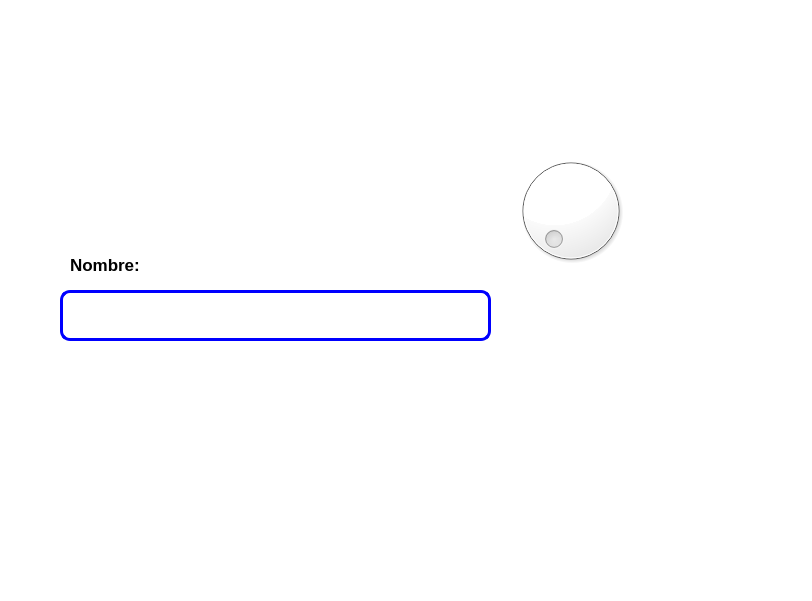
<?xml version="1.0" encoding="UTF-8"?>
<ui version="4.0">
 <class>MainWindow</class>
 <widget class="QMainWindow" name="MainWindow">
  <property name="geometry">
   <rect>
    <x>0</x>
    <y>0</y>
    <width>812</width>
    <height>601</height>
   </rect>
  </property>
  <property name="windowTitle">
   <string>MainWindow</string>
  </property>
  <property name="styleSheet">
   <string notr="true">background-color: rgb(255, 255, 255);</string>
  </property>
  <widget class="QWidget" name="centralwidget">
   <widget class="QLabel" name="label">
    <property name="geometry">
     <rect>
      <x>70</x>
      <y>250</y>
      <width>101</width>
      <height>31</height>
     </rect>
    </property>
    <property name="font">
     <font>
      <pointsize>13</pointsize>
     </font>
    </property>
    <property name="text">
     <string>&lt;html&gt;&lt;head/&gt;&lt;body&gt;&lt;p&gt;&lt;span style=&quot; font-weight:600;&quot;&gt;Nombre:&lt;/span&gt;&lt;/p&gt;&lt;/body&gt;&lt;/html&gt;</string>
    </property>
   </widget>
   <widget class="QLineEdit" name="txt_nombre_imagen">
    <property name="geometry">
     <rect>
      <x>60</x>
      <y>290</y>
      <width>431</width>
      <height>51</height>
     </rect>
    </property>
    <property name="font">
     <font>
      <pointsize>11</pointsize>
     </font>
    </property>
    <property name="styleSheet">
     <string notr="true">border: 3px solid blue;
border-radius:10px</string>
    </property>
    <property name="text">
     <string/>
    </property>
   </widget>
   <widget class="QDial" name="selectorImagen">
    <property name="geometry">
     <rect>
      <x>500</x>
      <y>150</y>
      <width>141</width>
      <height>121</height>
     </rect>
    </property>
   </widget>
   <widget class="QLabel" name="imagen_nombre">
    <property name="geometry">
     <rect>
      <x>80</x>
      <y>110</y>
      <width>371</width>
      <height>131</height>
     </rect>
    </property>
    <property name="styleSheet">
     <string notr="true">border-image: url(:/Logos/Castor.jpg);</string>
    </property>
    <property name="midLineWidth">
     <number>0</number>
    </property>
    <property name="text">
     <string/>
    </property>
    <property name="pixmap">
     <pixmap>:/Logos/UAT.png</pixmap>
    </property>
    <property name="scaledContents">
     <bool>true</bool>
    </property>
   </widget>
   <widget class="QLabel" name="label_11">
    <property name="geometry">
     <rect>
      <x>10</x>
      <y>10</y>
      <width>141</width>
      <height>61</height>
     </rect>
    </property>
    <property name="text">
     <string/>
    </property>
    <property name="pixmap">
     <pixmap>:/Logos/UAT.jpg</pixmap>
    </property>
    <property name="scaledContents">
     <bool>true</bool>
    </property>
   </widget>
   <widget class="QLabel" name="label_10">
    <property name="geometry">
     <rect>
      <x>550</x>
      <y>290</y>
      <width>121</width>
      <height>71</height>
     </rect>
    </property>
    <property name="text">
     <string/>
    </property>
    <property name="pixmap">
     <pixmap>:/Logos/Castor Ingeniero.jpg</pixmap>
    </property>
    <property name="scaledContents">
     <bool>true</bool>
    </property>
   </widget>
   <widget class="QLabel" name="label_9">
    <property name="geometry">
     <rect>
      <x>510</x>
      <y>20</y>
      <width>161</width>
      <height>61</height>
     </rect>
    </property>
    <property name="styleSheet">
     <string notr="true">background-image: url(:/NLogos/Facultad.jpg);</string>
    </property>
    <property name="text">
     <string/>
    </property>
    <property name="pixmap">
     <pixmap>:/Logos/Facultad.jpg</pixmap>
    </property>
    <property name="scaledContents">
     <bool>true</bool>
    </property>
   </widget>
   <widget class="QLabel" name="label_4">
    <property name="geometry">
     <rect>
      <x>500</x>
      <y>0</y>
      <width>161</width>
      <height>51</height>
     </rect>
    </property>
    <property name="text">
     <string/>
    </property>
    <property name="pixmap">
     <pixmap>../Archivos/facultad_ingenieria_tampico.png</pixmap>
    </property>
    <property name="scaledContents">
     <bool>true</bool>
    </property>
   </widget>
   <widget class="QLabel" name="label_3">
    <property name="geometry">
     <rect>
      <x>0</x>
      <y>0</y>
      <width>191</width>
      <height>121</height>
     </rect>
    </property>
    <property name="text">
     <string/>
    </property>
    <property name="pixmap">
     <pixmap>../Archivos/UAT.png</pixmap>
    </property>
    <property name="scaledContents">
     <bool>true</bool>
    </property>
   </widget>
   <widget class="QLabel" name="label_5">
    <property name="geometry">
     <rect>
      <x>580</x>
      <y>290</y>
      <width>91</width>
      <height>81</height>
     </rect>
    </property>
    <property name="font">
     <font>
      <pointsize>8</pointsize>
     </font>
    </property>
    <property name="cursor">
     <cursorShape>ArrowCursor</cursorShape>
    </property>
    <property name="styleSheet">
     <string notr="true"/>
    </property>
    <property name="text">
     <string/>
    </property>
    <property name="pixmap">
     <pixmap>../../../3D Objects/Castor.jpg</pixmap>
    </property>
    <property name="scaledContents">
     <bool>true</bool>
    </property>
   </widget>
  </widget>
  <widget class="QMenuBar" name="menubar">
   <property name="geometry">
    <rect>
     <x>0</x>
     <y>0</y>
     <width>812</width>
     <height>26</height>
    </rect>
   </property>
  </widget>
  <widget class="QStatusBar" name="statusbar"/>
 </widget>
 <resources>
  <include location="../Archivos/Recursos.qrc"/>
  <include location="../Archivos/Recursos.qrc"/>
 </resources>
 <connections/>
</ui>
